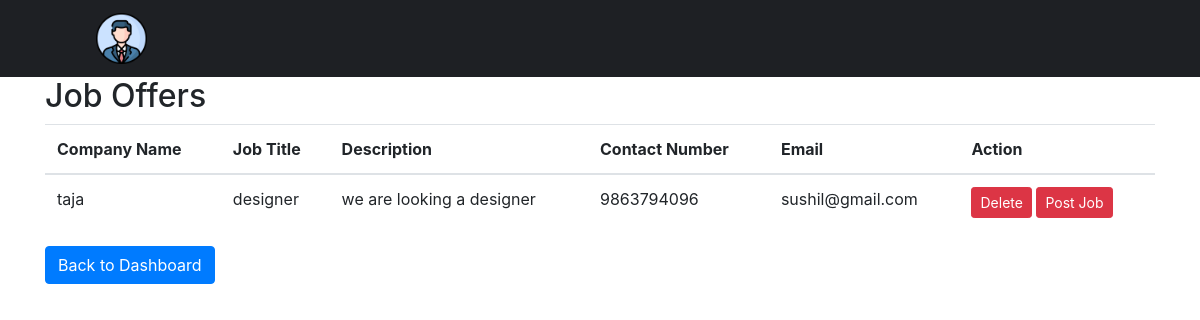
Page /admin/view_job_requests.php on the committed database.
### tables this page shows
CREATE TABLE `job_offers` (
  `id` int(11) NOT NULL,
  `company_name` varchar(255) NOT NULL,
  `job_title` varchar(255) NOT NULL,
  `description` text NOT NULL,
  `contact_number` varchar(255) NOT NULL,
  `email` varchar(255) NOT NULL,
  `req1` varchar(255) NOT NULL,
  `req2` varchar(255) NOT NULL,
  `req3` varchar(255) NOT NULL
);

### admin/view_job_requests.php (the view, shortened to what this page needs)
<!DOCTYPE html>
<html>
<head>
    <link rel="stylesheet" href="https://maxcdn.bootstrapcdn.com/bootstrap/4.0.0/css/bootstrap.min.css">
</head>
<body>
    <?php
        include 'adminHeader.php';
    ?>
    <div class="container">
        <h2>Job Offers</h2>
        <?php
        include 'config/dbconnect.php';
        $sql = "SELECT * FROM job_offers";
        $result = mysqli_query($conn, $sql);
        if (mysqli_num_rows($result) > 0) {
            echo '<table class="table">
                    <thead>
                        <tr>
                            <th>Company Name</th>
                            <th>Job Title</th>
                            <th>Description</th>
                            <th>Contact Number</th>
                            <th>Email</th>
                            <th>Action</th>
                        </tr>
                    </thead>
                    <tbody>';
            while ($row = mysqli_fetch_assoc($result)) {
                echo '<tr>
                        <td>' . $row['company_name'] . '</td>
                        <td>' . $row['job_title'] . '</td>
                        <td>' . $row['description'] . '</td>
                        <td>' . $row['contact_number'] . '</td>
                        <td>' . $row['email'] . '</td>
                        <td>
                            <a href="delete_offer.php?id=' . $row['id'] . '" class="btn btn-danger btn-sm">Delete</a>
                            <a href="addjobs.php?id=' . $row['id'] . '" class="btn btn-danger btn-sm">Post Job</a>
                        </td>
                      </tr>';
            }
            echo '</tbody></table>';
        } else {
            echo '<p>No job offers found.</p>';
        }
        ?>
         <div class="d-grid gap-2">
  <button class="btn btn-primary" type="button" onclick="location.href='dashboard.php'">Back to Dashboard</button>
</div>
    </div>
</body>
</html>

### rows in the picture
job_offers: company_name "taja", job_title "designer", description "we are looking a designer", contact_number "9863794096", email "sushil@gmail.com"
